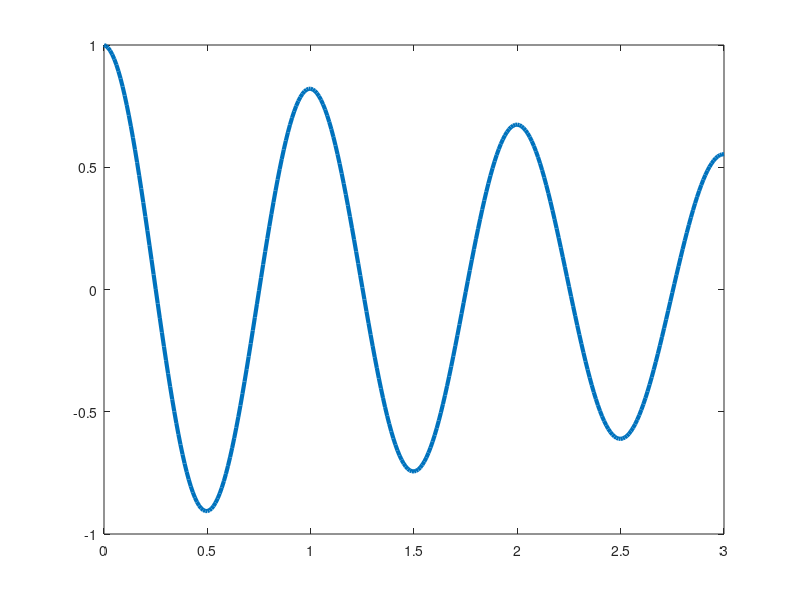

Source code (MATLAB):
clear all; close all; clc;
t0=3;
w0=2*pi;
w0c = w0*w0;
q0=1;
dq0=0.0;
dt1=0.01;
t1=(0:dt1:t0)';
np1=size(t1,1);
q1=zeros(np1,1);
dq1=zeros(np1,1);
ddq1=zeros(np1,1);
energ1=zeros(np1,1);
q1(1)=q0;
dq1(1)=dq0;
ddq1(1)=-w0c*q1(1);

for inc=2:np1
    q1(inc) = (q1(inc-1)+dt1*dq1(inc-1))/(1+dt1^2*w0c);
    ddq1(inc) = -w0c*q1(inc);
    dq1(inc) = dq1(inc-1)+dt1*ddq1(inc);
end;
ener1=0.5*(dq1.*dq1+w0c*(q1.^2));
plot(t1,q1,'Linewidth',3)
